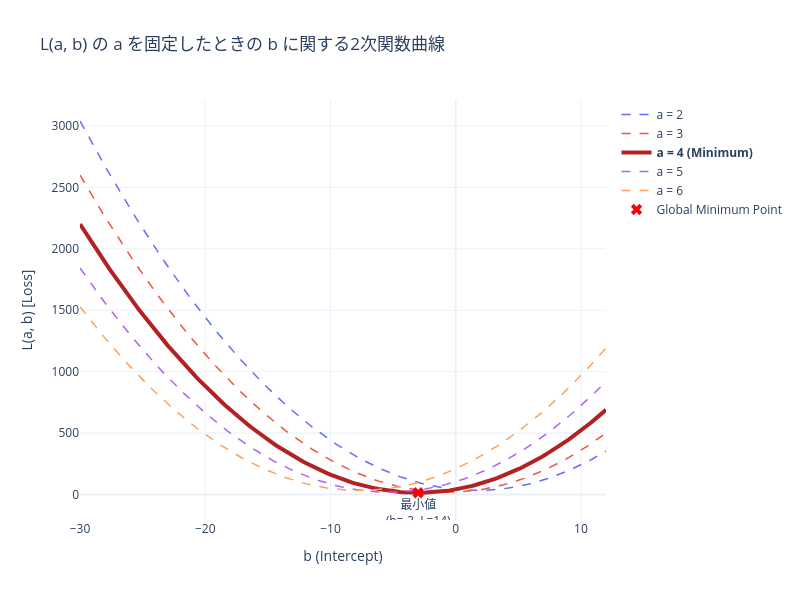

Notebook code cell kept with this figure:
### Code cell
import numpy as np
import plotly.graph_objects as go

# 1. 元の関数の定義
def L(a, b):
    return (3 - a - b)**2 + (2 - 2*a - b)**2 + (14 - 4*a - b)**2

# 2. 描画データの準備
# b の範囲を設定
b_vals = np.linspace(-30, 12, 200)

# 比較する a の値のリスト (a=4 を中心に配置)
a_targets = [2, 3, 4, 5, 6]

# 3. グラフの作成
fig = go.Figure()

for a in a_targets:
    # 各 a における b の2次関数の値を計算
    z_vals = L(a, b_vals)
    
    # a=4（最小値を与える曲線）だけ線幅を太くし、色を際立たせる
    if a == 4:
        line_style = dict(width=4, color='firebrick')
        name_str = f'<b>a = 4 (Minimum)</b>'
    else:
        line_style = dict(width=1.5, dash='dash')
        name_str = f'a = {a}'
        
    # 放物線を追加
    fig.add_trace(go.Scatter(
        x=b_vals, 
        y=z_vals, 
        mode='lines', 
        name=name_str,
        line=line_style
    ))

# 4. グローバル最小点 (a=4, b=-3) のプロット
min_b = -3
min_z = L(4, min_b)
fig.add_trace(go.Scatter(
        x=[min_b], 
        y=[min_z], 
        mode='markers+text',
        marker=dict(size=10, color='red', symbol='x'),
        text=[f"最小値<br>(b=-3, L={min_z})"],
        textposition="bottom center",
        name='Global Minimum Point'
))

# 5. レイアウトの設定
fig.update_layout(
    title='L(a, b) の a を固定したときの b に関する2次関数曲線',
    xaxis_title='b (Intercept)',
    yaxis_title='L(a, b) [Loss]',
    hovermode='x unified',
    width=800,
    height=600,
    template='plotly_white'
)

# 描画の実行
fig.show()

### Figure 1 — Plotly figure (JSON) as saved in the notebook; plotly's stock layout.template omitted (floating-point values rounded to 4 significant figures; data arrays with more than 128 entries replaced by an {"elided": "..."} marker saying what was removed)
{"data": [{"line": {"dash": "dash", "width": 1.5}, "mode": "lines", "name": "a = 2", "type": "scatter", "x": {"elided": "200 float values"}, "y": {"elided": "200 float values"}}, {"line": {"dash": "dash", "width": 1.5}, "mode": "lines", "name": "a = 3", "type": "scatter", "x": {"elided": "200 float values"}, "y": {"elided": "200 float values"}}, {"line": {"color": "firebrick", "width": 4}, "mode": "lines", "name": "<b>a = 4 (Minimum)</b>", "type": "scatter", "x": {"elided": "200 float values"}, "y": {"elided": "200 float values"}}, {"line": {"dash": "dash", "width": 1.5}, "mode": "lines", "name": "a = 5", "type": "scatter", "x": {"elided": "200 float values"}, "y": {"elided": "200 float values"}}, {"line": {"dash": "dash", "width": 1.5}, "mode": "lines", "name": "a = 6", "type": "scatter", "x": {"elided": "200 float values"}, "y": {"elided": "200 float values"}}, {"marker": {"color": "red", "size": 10, "symbol": "x"}, "mode": "markers+text", "name": "Global Minimum Point", "text": ["最小値<br>(b=-3, L=14)"], "textposition": "bottom center", "type": "scatter", "x": [-3], "y": [14]}], "layout": {"height": 600, "hovermode": "x unified", "title": {"text": "L(a, b) の a を固定したときの b に関する2次関数曲線"}, "width": 800, "xaxis": {"title": {"text": "b (Intercept)"}}, "yaxis": {"title": {"text": "L(a, b) [Loss]"}}}}
